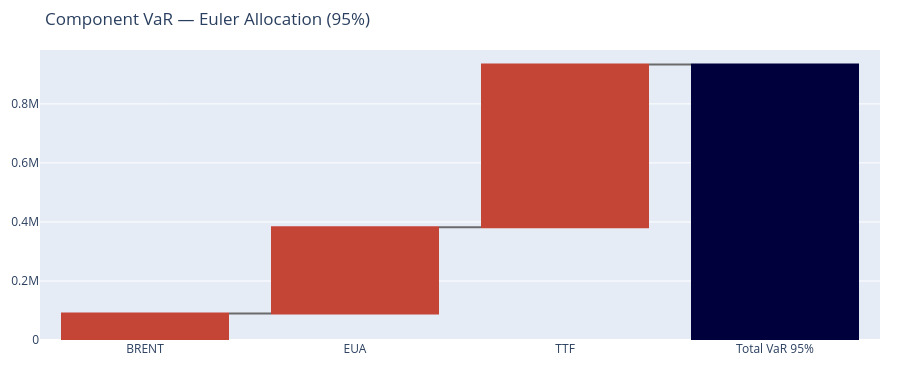

This figure's notebook cell:
### Markdown cell above
## 4. Component VaR, Euler Allocation

Component VaR decomposes total portfolio risk into additive contributions
using Euler's theorem for homogeneous risk measures. The allocation answers a
specific question: "if you had to reduce risk, which position would you cut
first?"

For a risk measure $R(w)$ that is homogeneous of degree 1 (such as VaR under
an elliptic distribution), Euler's theorem gives:

$$R(w) = \sum_i w_i \frac{\partial R}{\partial w_i}$$

Each term is the **component VaR** of position $i$. Negative contributions
indicate genuine diversification: a short spread position that offsets
directional commodity risk reduces total VaR. The waterfall chart below shows
how each position contributes to (or offsets) the total 95% VaR.

### Code cell
comp_var = pv.component_var

fig3 = go.Figure(go.Waterfall(
    name="Component VaR", orientation="v",
    measure=["relative"] * len(comp_var) + ["total"],
    x=list(comp_var.keys()) + ["Total VaR 95%"],
    y=list(comp_var.values()) + [pv.var_95],
    connector={"line": {"color": GRAY}},
    decreasing={"marker": {"color": RED}},
    increasing={"marker": {"color": RED}},
    totals={"marker": {"color": NAVY}},
))
fig3.update_layout(
    title="Component VaR — Euler Allocation (95%)",
    height=380, margin=dict(l=40, r=20, t=50, b=40), showlegend=False,
)
fig3.show()

for name, cv in sorted(comp_var.items(), key=lambda x: abs(x[1]), reverse=True):
    pct = cv / pv.var_95 * 100 if pv.var_95 > 0 else 0
    print(f"  {name:12s}: EUR {cv:>10,.0f}  ({pct:>+6.1f}%)")

sum_abs_comp = sum(abs(v) for v in comp_var.values())
div_benefit = (sum_abs_comp - pv.var_95) / sum_abs_comp * 100
print(f"\nSum of absolute components: EUR {sum_abs_comp:,.0f}")
print(f"Diversification benefit: {div_benefit:.1f}% reduction")

### Figure 1 — Plotly figure (JSON) as saved in the notebook; plotly's stock layout.template omitted (floating-point values rounded to 4 significant figures)
{"data": [{"connector": {"line": {"color": "#6B6B6B"}}, "decreasing": {"marker": {"color": "#C44536"}}, "increasing": {"marker": {"color": "#C44536"}}, "measure": ["relative", "relative", "relative", "total"], "name": "Component VaR", "orientation": "v", "totals": {"marker": {"color": "#00003C"}}, "type": "waterfall", "x": ["BRENT", "EUA", "TTF", "Total VaR 95%"], "y": [90130.0, 292200.0, 551200.0, 933500.0]}], "layout": {"height": 380, "margin": {"b": 40, "l": 40, "r": 20, "t": 50}, "showlegend": false, "title": {"text": "Component VaR — Euler Allocation (95%)"}}}
